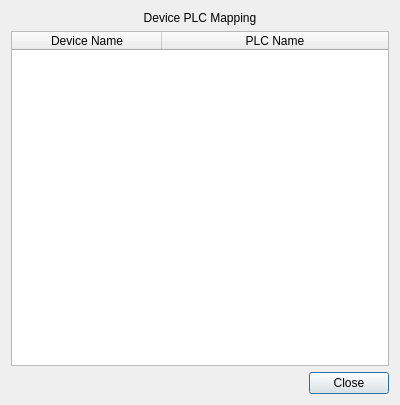
<?xml version="1.0" encoding="UTF-8"?>
<ui version="4.0">
 <class>Dialog</class>
 <widget class="QDialog" name="Dialog">
  <property name="geometry">
   <rect>
    <x>0</x>
    <y>0</y>
    <width>400</width>
    <height>405</height>
   </rect>
  </property>
  <property name="windowTitle">
   <string>Dialog</string>
  </property>
  <layout class="QVBoxLayout" name="verticalLayout">
   <item>
    <widget class="QLabel" name="label">
     <property name="text">
      <string>Device PLC Mapping</string>
     </property>
     <property name="alignment">
      <set>Qt::AlignCenter</set>
     </property>
    </widget>
   </item>
   <item>
    <widget class="QTableWidget" name="table">
     <property name="editTriggers">
      <set>QAbstractItemView::NoEditTriggers</set>
     </property>
     <property name="alternatingRowColors">
      <bool>false</bool>
     </property>
     <property name="selectionMode">
      <enum>QAbstractItemView::NoSelection</enum>
     </property>
     <property name="selectionBehavior">
      <enum>QAbstractItemView::SelectRows</enum>
     </property>
     <attribute name="horizontalHeaderDefaultSectionSize">
      <number>150</number>
     </attribute>
     <attribute name="horizontalHeaderStretchLastSection">
      <bool>true</bool>
     </attribute>
     <attribute name="verticalHeaderVisible">
      <bool>false</bool>
     </attribute>
     <column>
      <property name="text">
       <string>Device Name</string>
      </property>
     </column>
     <column>
      <property name="text">
       <string>PLC Name</string>
      </property>
     </column>
    </widget>
   </item>
   <item>
    <widget class="QDialogButtonBox" name="buttonBox">
     <property name="orientation">
      <enum>Qt::Horizontal</enum>
     </property>
     <property name="standardButtons">
      <set>QDialogButtonBox::Close</set>
     </property>
    </widget>
   </item>
  </layout>
 </widget>
 <resources/>
 <connections>
  <connection>
   <sender>buttonBox</sender>
   <signal>accepted()</signal>
   <receiver>Dialog</receiver>
   <slot>accept()</slot>
   <hints>
    <hint type="sourcelabel">
     <x>248</x>
     <y>254</y>
    </hint>
    <hint type="destinationlabel">
     <x>157</x>
     <y>274</y>
    </hint>
   </hints>
  </connection>
  <connection>
   <sender>buttonBox</sender>
   <signal>rejected()</signal>
   <receiver>Dialog</receiver>
   <slot>reject()</slot>
   <hints>
    <hint type="sourcelabel">
     <x>316</x>
     <y>260</y>
    </hint>
    <hint type="destinationlabel">
     <x>286</x>
     <y>274</y>
    </hint>
   </hints>
  </connection>
 </connections>
</ui>
